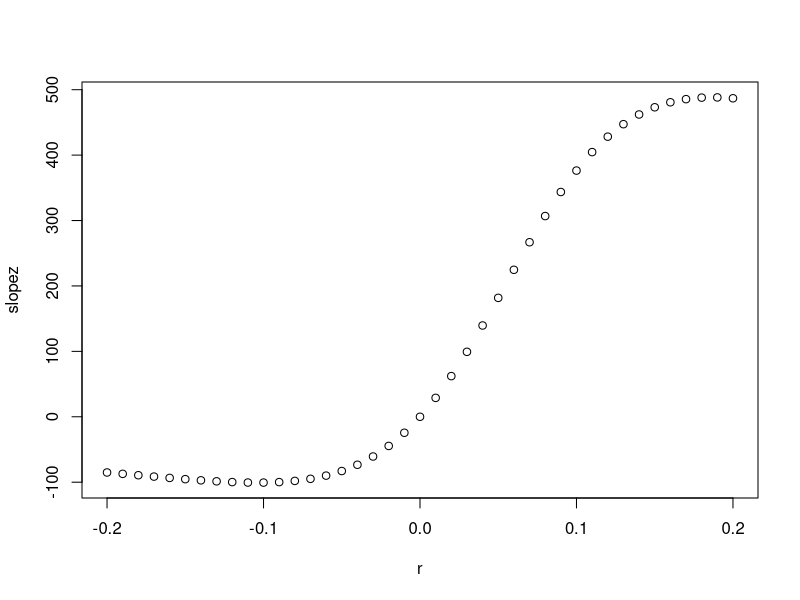

R code for this plot: (Note: this script raises an error after producing the figure.)
## Started 7 April 2024 ##
## Tried to start 4 April 2024, but got overwhelmed ##
## By Lizzie, cribbing off Mao's datasimulation.R ##

# housekeeping
rm(list=ls()) 
options(stringsAsFactors = FALSE)
set.seed(333)

# f(x)s
dNt <- function(r, N, K) r * N * (1 - N/K)

Nt <- function(r, N, t, noise_sd, K) {
  for (i in 1:(t - 1)) {
    # population at next time step is population at current time + pop growth
    N[i + 1] <- N[i] + dNt(r, N[i], K)
    # Add noise
    noise <- rnorm(1, 0, noise_sd)
    if (N[i + 1] + noise < 0) {
      # If population becomes negative, set it to be zero. Population size cannot be negative.
      # Would be better to BREAK out of the loop whenever this happens and just start again. 
      N[i + 1] <- 0
    } else {
      N[i + 1] <- N[i + 1] + noise
    }
  }
  N
}

# First, look at how slope relates to r, given no noise

Nt0 <- 100000
K <- 500000
t <- 30
r  <- rev(seq(-0.2, 0.2, by=0.01))
noise_sd <- 0

populations <- list()

for (i in 1:length(r)) {
  pop <- Nt(r[i], Nt0, t,noise_sd, K)
  populations[[paste0("pop", i)]] <- pop
}

df <- as.data.frame(populations)
slopez <- c()
for(i in 1:length(r)) {
  slopez[i] <- coef(lm(df[,i]~c(1:t)))[2]/t
}

plot(slopez~r) # oy ... 

par(mfrow=c(4, 11))
for(i in 1:length(r)) {
  plot(df[,i]~c(1:t), main=paste("r =", r[i]))
  abline(lm(df[,i]~c(1:t)))
}

# Okay, if we want to stick with logistic and these N, K and t, then we go with r from 0.1 to -0.1 methinks
# Alternatively, we just do linear population decline, which would be a bit easier ...


# Next, let's see how this relationship changes with noise...
noise_sd_tryme <- seq(0, 1000, by=100)
noisebyr <- expand.grid(noise_sd_tryme, r)
slopeznoise <- c()
for (i in 1:nrow(noisebyr)){
  pop <- Nt(noisebyr[["Var2"]][i], Nt0, t, noisebyr[["Var1"]][i], K)
  slopeznoise[i] <- coef(lm(pop~c(1:t)))[2]/t
}
slopeznoise <- cbind(noisebyr, slopeznoise)

library(viridis)
colz <- viridis(length(noise_sd_tryme))

par(mfrow=c(1,1))
plot(slopez~r) 
legend("topleft", legend=noise_sd_tryme, pch=16, col=colz, bty="n")

for (i in 1:length(noise_sd_tryme)){
  plotme <- slopeznoise[which(slopeznoise[["Var1"]]==noise_sd_tryme[i]),]
  points(plotme$slopeznoise~plotme$Var2, col=colz[i])
}

# Okay, next up could be to:
# Loop through seeds, creating 10 populations and subsample each
# Then check that general slope is lower across all 10 (each slope declines from previous one) and that p>0.05 for last one
# Wait, that may not work, better to check each slope is CLOSE to the slopes estimated with no noise (within 20% ?), then check for p>0.05 for last one
# Let's start by seeing just how hard the p-value need is ...

r  <- rev(seq(-0.1, 0.1, by=0.025))

populationsnoinoise <- list()
for (i in 1:length(r)) {
  pop <- Nt(r[i], Nt0, t, 0, K)
  populations[[paste0("pop", i)]] <- pop
}
populationsnoinoisedf <- as.data.frame(populations)
slopeznonoise <- c()
for(i in 1:length(r)) {
  slopeznonoise[i] <- coef(lm(populationsnoinoisedf[,i]~c(1:t)))[2]/t
}


noise_sd <- 1200
seedz <- c(1:8000) # with seedz 1:80000 and sample of 10, NO seed works

for(seedhere in seq_along(seedz)){
  set.seed(seedhere)
  populations <- list()
  for (i in 1:length(r)) {
    pop <- Nt(r[i], Nt0, t,noise_sd, K)
    populations[[paste0("pop", i)]] <- pop
  }
  df <- as.data.frame(populations)
  modified_df <- df
  modified_df$time <- c(1:t)
  for (col in 1:ncol(df)) {
  sampled_indices <- sample(1:nrow(df), size = 6, replace = FALSE)
  modified_df[, col] <- NA
  modified_df[sampled_indices, col] <- df[sampled_indices, col]
  }
  if(coef(summary(lm(modified_df[,ncol(df)]~modified_df$time)))[2,4] > 0.05){
    print(seedhere)
  }
}



